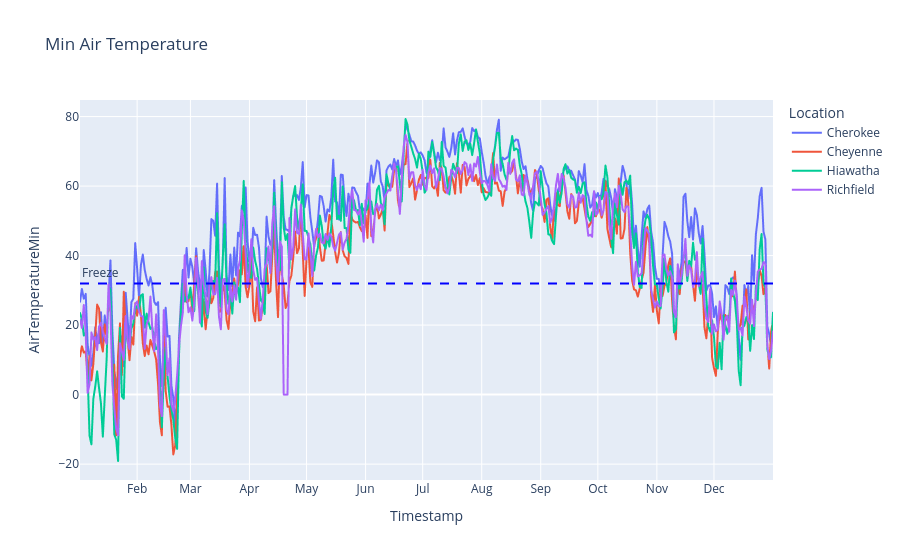

Notebook source saved alongside this figure:
### Markdown cell above
And another for first freeze!

### Code cell
fig=px.line(combined_df,
  x='Timestamp', 
  y='AirTemperatureMin', 
  color='Location',
  title='Min Air Temperature',
  labels={'x': 'Day of Year', 'y': 'Air Temperature (°F)', 'variable': 'Measurement'},
  )
fig.add_hline(
  y=32, 
  line_dash="dash", 
  line_color="blue", 
  annotation_text="Freeze", 
  annotation_position="top left"
)
fig.update_xaxes(
  tickmode='array', 
  tickvals=[0, 31, 59, 90, 120, 151, 181, 212, 243, 273, 304, 334], 
  ticktext=['Jan', 'Feb', 'Mar', 'Apr', 'May', 'Jun', 'Jul', 'Aug', 'Sep', 'Oct', 'Nov', 'Dec']
)
fig.show()

### Figure 1 — Plotly figure (JSON) as saved in the notebook; plotly's stock layout.template omitted (floating-point values rounded to 4 significant figures; data arrays with more than 128 entries replaced by an {"elided": "..."} marker saying what was removed)
{"data": [{"hovertemplate": "Location=Cherokee<br>Timestamp=%{x}<br>AirTemperatureMin=%{y}<extra></extra>", "legendgroup": "Cherokee", "line": {"color": "#636efa", "dash": "solid"}, "marker": {"symbol": "circle"}, "mode": "lines", "name": "Cherokee", "showlegend": true, "type": "scattergl", "x": {"elided": "365 int values"}, "xaxis": "x", "y": {"elided": "365 float values"}, "yaxis": "y"}, {"hovertemplate": "Location=Cheyenne<br>Timestamp=%{x}<br>AirTemperatureMin=%{y}<extra></extra>", "legendgroup": "Cheyenne", "line": {"color": "#EF553B", "dash": "solid"}, "marker": {"symbol": "circle"}, "mode": "lines", "name": "Cheyenne", "showlegend": true, "type": "scattergl", "x": {"elided": "365 int values"}, "xaxis": "x", "y": {"elided": "365 float values"}, "yaxis": "y"}, {"hovertemplate": "Location=Hiawatha<br>Timestamp=%{x}<br>AirTemperatureMin=%{y}<extra></extra>", "legendgroup": "Hiawatha", "line": {"color": "#00cc96", "dash": "solid"}, "marker": {"symbol": "circle"}, "mode": "lines", "name": "Hiawatha", "showlegend": true, "type": "scattergl", "x": {"elided": "365 int values"}, "xaxis": "x", "y": {"elided": "365 float values"}, "yaxis": "y"}, {"hovertemplate": "Location=Richfield<br>Timestamp=%{x}<br>AirTemperatureMin=%{y}<extra></extra>", "legendgroup": "Richfield", "line": {"color": "#ab63fa", "dash": "solid"}, "marker": {"symbol": "circle"}, "mode": "lines", "name": "Richfield", "showlegend": true, "type": "scattergl", "x": {"elided": "365 int values"}, "xaxis": "x", "y": {"elided": "365 float values"}, "yaxis": "y"}], "layout": {"annotations": [{"showarrow": false, "text": "Freeze", "x": 0, "xanchor": "left", "xref": "x domain", "y": 32, "yanchor": "bottom", "yref": "y"}], "legend": {"title": {"text": "Location"}, "tracegroupgap": 0}, "shapes": [{"line": {"color": "blue", "dash": "dash"}, "type": "line", "x0": 0, "x1": 1, "xref": "x domain", "y0": 32, "y1": 32, "yref": "y"}], "title": {"text": "Min Air Temperature"}, "xaxis": {"anchor": "y", "domain": [0, 1], "tickmode": "array", "ticktext": ["Jan", "Feb", "Mar", "Apr", "May", "Jun", "Jul", "Aug", "Sep", "Oct", "Nov", "Dec"], "tickvals": [0, 31, 59, 90, 120, 151, 181, 212, 243, 273, 304, 334], "title": {"text": "Timestamp"}}, "yaxis": {"anchor": "x", "domain": [0, 1], "title": {"text": "AirTemperatureMin"}}}}
